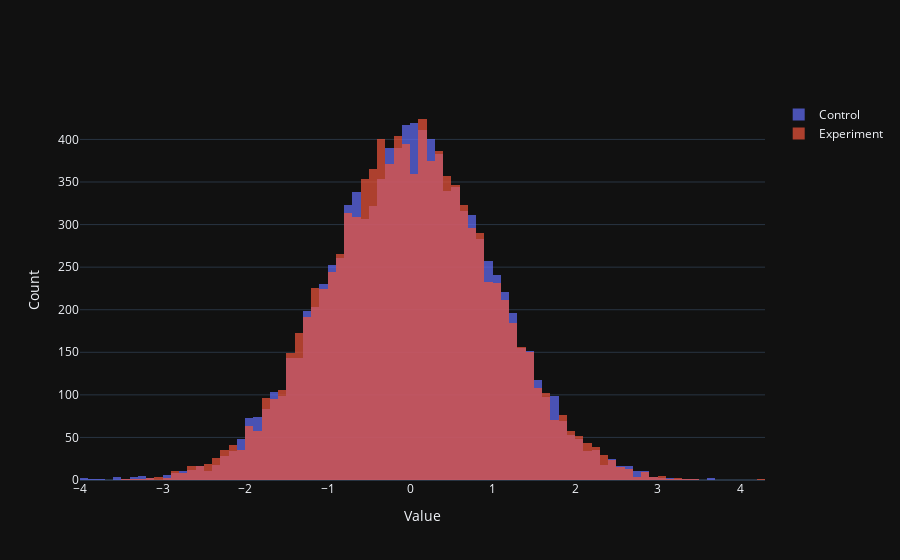

The notebook cell this image was saved under:
### Markdown cell above
The sameness of the distributions becomes more clear as we increase the sample size.

### Code cell
plot_experiment(sample_size=10000)

### Figure 1 — Plotly figure (JSON) as saved in the notebook; plotly's stock layout.template omitted (floating-point values rounded to 4 significant figures; data arrays with more than 128 entries replaced by an {"elided": "..."} marker saying what was removed)
{"data": [{"name": "Control", "x": {"elided": "10000 float values"}, "type": "histogram", "opacity": 0.7}, {"name": "Experiment", "x": {"elided": "10000 float values"}, "type": "histogram", "opacity": 0.7}], "layout": {"xaxis": {"title": {"text": "Value"}}, "yaxis": {"title": {"text": "Count"}}, "barmode": "overlay"}}
